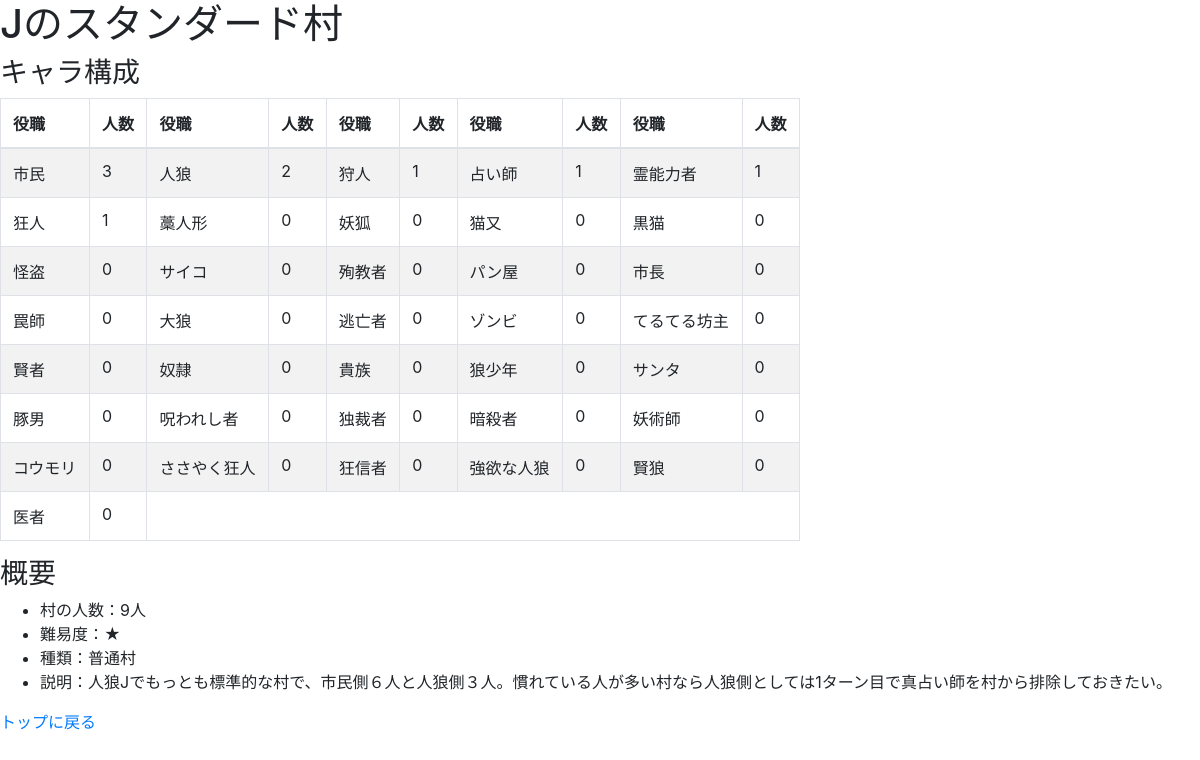
The page /jinromura/1/ on the database its author committed.
### jinromura/models.py (models this page shows, shortened)
class Village(models.Model):
    name = models.CharField(max_length=40)
    people = models.IntegerField(default=0)
    level = models.IntegerField(default=0)
    category = models.CharField(max_length=200)
    description = models.CharField(max_length=200)
    citizen = models.IntegerField(default=0)
    werewolf = models.IntegerField(default=0)
    hunter = models.IntegerField(default=0)
    f_teller = models.IntegerField(default=0)
    shaman = models.IntegerField(default=0)
    dspcho = models.IntegerField(default=0)
    straw_doll = models.IntegerField(default=0)
    fox = models.IntegerField(default=0)
    nekomata = models.IntegerField(default=0)
    black_cat = models.IntegerField(default=0)
    thief = models.IntegerField(default=0)
    psyco = models.IntegerField(default=0)
    martydom = models.IntegerField(default=0)
    bakery = models.IntegerField(default=0)
    mayor = models.IntegerField(default=0)
    trap_nurses = models.IntegerField(default=0)
    big_wolf = models.IntegerField(default=0)
    fugitive = models.IntegerField(default=0)
    zombi = models.IntegerField(default=0)
    teruteru = models.IntegerField(default=0)
    wiseman = models.IntegerField(default=0)
    slave = models.IntegerField(default=0)
    aristcracy = models.IntegerField(default=0)
    wolfboy = models.IntegerField(default=0)
    santa = models.IntegerField(default=0)
    pigman = models.IntegerField(default=0)
    cursed = models.IntegerField(default=0)
    dictator = models.IntegerField(default=0)
    assassin = models.IntegerField(default=0)
    sorcerer = models.IntegerField(default=0)
    bat = models.IntegerField(default=0)
    queen = models.IntegerField(default=0)
    sasaki = models.IntegerField(default=0)
    fanatic = models.IntegerField(default=0)
    goyoku = models.IntegerField(default=0)
    wisewolf = models.IntegerField(default=0)
    doctor = models.IntegerField(default=0)

### jinromura/views.py (the view)
# urls.py: path('<int:village_id>/', views.detail, name='detail'),
def detail(request,village_id):
    village = get_object_or_404(Village,pk=village_id)
    return render(request, 'jinromura/detail.html',{'village':village})

### jinromura/templatetags/range.py (called while the page is built)
@register.filter(name='range')
def _range(_min, args=None):
    _max, _step = None, None
    if args:
        if not isinstance(args, int):
            _max, _step = map(int, args.split(','))
        else:
            _max = args
    args = filter(None, (_min,_max,_step))
    return range(*args)

### jinromura/templates/jinromura/detail.html (shortened to what this page needs)
{% load staticfiles %}
{% load range %}
<html>
  <head>
    <link rel="stylesheet" type="text/css" href="{% static 'css/bootstrap.css' %}" />
  </head>
  <body>
    <h1>{{ village.name }}</h1>
    <h3>キャラ構成</h3>
      <table class="table table-striped table-bordered" style="width:50rem;">
        <thead>
          <th>役職</th>
          <th>人数</th>
          <th>役職</th>
          <th>人数</th>
          <th>役職</th>
          <th>人数</th>
          <th>役職</th>
          <th>人数</th>
          <th>役職</th>
          <th>人数</th>
        </thead>
        <tbody>
          <tr>
            <td>市民</td>
            <td>{{village.citizen}}</td>
            <td>人狼</td>
            <td>{{village.werewolf}}</td>
            <td>狩人</td>
            <td>{{village.hunter}}</td>
            <td>占い師</td>
            <td>{{village.f_teller}}</td>
            <td>霊能力者</td>
            <td>{{village.shaman}}</td>
          </tr>
          <tr>
            <td>狂人</td>
            <td>{{village.dspcho}}</td>
            <td>藁人形</td>
            <td>{{village.straw_doll}}</td>
            <td>妖狐</td>
            <td>{{village.fox}}</td>
            <td>猫又</td>
            <td>{{village.nekomata}}</td>
            <td>黒猫</td>
            <td>{{village.black_cat}}</td>
          </tr>
          <tr>
            <td>怪盗</td>
            <td>{{village.thief}}</td>
            <td>サイコ</td>
            <td>{{village.psyco}}</td>
            <td>殉教者</td>
            <td>{{village.martydom}}</td>
            <td>パン屋</td>
            <td>{{village.bakery}}</td>
            <td>市長</td>
            <td>{{village.mayor}}</td>
          </tr>
          <tr>
            <td>罠師</td>
            <td>{{village.trap_nurses}}</td>
            <td>大狼</td>
            <td>{{village.big_wolf}}</td>
            <td>逃亡者</td>
            <td>{{village.fugitive}}</td>
            <td>ゾンビ</td>
            <td>{{village.zombi}}</td>
            <td>てるてる坊主</td>
            <td>{{village.teruteru}}</td>
          </tr>
          <tr>
            <td>賢者</td>
            <td>{{village.wiseman}}</td>
            <td>奴隷</td>
            <td>{{village.slave}}</td>
            <td>貴族</td>
            <td>{{village.aristcracy}}</td>
            <td>狼少年</td>
            <td>{{village.zombi}}</td>
            <td>サンタ</td>
            <td>{{village.santa}}</td>
          </tr>
          <tr>
            <td>豚男</td>
            <td>{{village.pigman}}</td>
            <td>呪われし者</td>
            <td>{{village.cursed}}</td>
            <td>独裁者</td>
            <td>{{village.dictator}}</td>
            <td>暗殺者</td>
            <td>{{village.assassin}}</td>
            <td>妖術師</td>
            <td>{{village.sorcerer}}</td>
          </tr>
          <tr>
            <td>コウモリ</td>
            <td>{{village.bat}}</td>
            <td>ささやく狂人</td>
            <td>{{village.sasaki}}</td>
            <td>狂信者</td>
            <td>{{village.fanatic}}</td>
            <td>強欲な人狼</td>
            <td>{{village.goyoku}}</td>
            <td>賢狼</td>
            <td>{{village.wisewolf}}</td>
          </tr>
          <tr>
            <td>医者</td>
            <td>{{village.doctor}}</td>
          </tr>
      </table>
    <h3>概要</h3>
      <ul>
        <li>村の人数：{{ village.people }}人</li>
        <li>難易度：{% for value in village.level|range %}★{% endfor %}</li>
        <li>種類：{{ village.category }}</li>
        <li>説明：{{ village.description }}</li>
      </ul>
    <p><a href="{% url 'index' %}">トップに戻る</a></p>
  </body>
</html>

### rows shown on the page
Village: name "Jのスタンダード村", citizen "3", werewolf "2", hunter "1", f_teller "1", shaman "1", dspcho "1", straw_doll "0", fox "0", nekomata "0", black_cat "0", thief "0", psyco "0", martydom "0", bakery "0", mayor "0", trap_nurses "0", big_wolf "0", fugitive "0", zombi "0", teruteru "0", wiseman "0", slave "0", aristcracy "0", santa "0", pigman "0", cursed "0", dictator "0", assassin "0", sorcerer "0", bat "0", sasaki "0", fanatic "0", goyoku "0", wisewolf "0", doctor "0", people "9", level 1 (drawn), category "普通村", description "人狼Jでもっとも標準的な村で、市民側６人と人狼側３人。慣れている人が多い村なら人狼側としては1ターン目で真占い師を村から排除しておきたい。"
